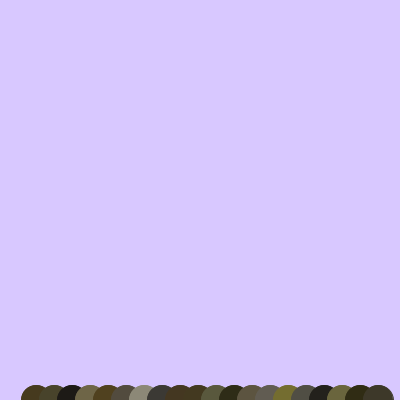
Frame 1 (no input)
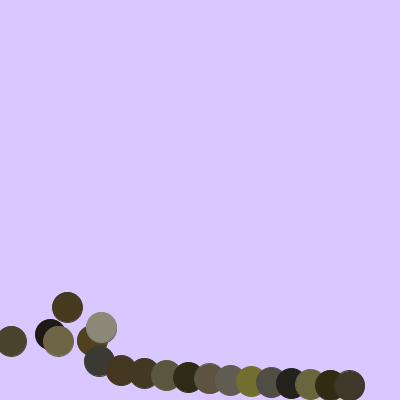
Frame 60 (the mouse pressed at the canvas centre just before this capture)
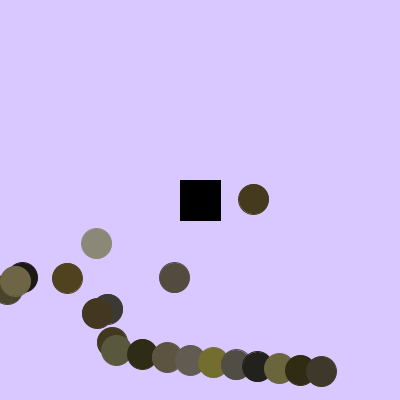
Frame 120 (the mouse held since frame 60 and released just before this capture)

The Processing sketch that drew these frames (run headless with seeded random() and noise(); from frame 60 on, the mouse is pressed at the canvas centre):

// Processing sketch: processing_139678
// ── processing_139678.pde

//People in a Crowd:
//This project simulates motion in a crowd.  The people objects move up the screen, like they are walking.  Theoretically, the path of the humans would 
//make sense from a biological standpoint, but at the moment, due to the complexities of avoiding intersection, the people do not look like they are walking on a predetermined path.
//Also, the obstacle of a trashcan is introduced, and the people should avoid it as it appears (not working yet).
//Most of the code written by Sonia Martin, with help from these people, resources, and books:
//Copied code from book sources are noted in the code.
//References:
//Ms. Freed
//Classmates
//-http://www.mehdimoussaid.com/archives/58
//-Youtube video: http://www.youtube.com/watch?v=ifimWFs5-hc
//(Crowds begin at 2:00, and object avoidance begins at 3:00.)
//-The Nature of Code book by Daniel Shiffman
//Generative Design book by Hartmut Bohnacker, Benedikt Gross, Julia Laub, and Claudius Lazzeroni
//Processing references, both online and in a print source

//This is the number of unique Humans that appear and continue to run through the program
int numberOfHumans = 20;
//These declare variables for the background color:
int enviro1=1;
int enviro2=1;
int enviro3=1;
//Declares Human and Obstacle objects
Human[] people= new Human[numberOfHumans];
Obstacle trashcan;
boolean intersection;

void setup() {
  //These determine the random background color:
  enviro1= int(random(400));
  enviro2= int(random(300));
  enviro3 = int(random(200, 400));
  colorMode(HSB, 360);
  size(400, 400);
  rectMode(CENTER);
  //Delcares new Obstacle, the trashcan, at the location of the mouse (at the moment):
  trashcan = new Obstacle(mouseX, mouseY, 40, 40, false);
  for (int i=0; i<numberOfHumans; i++) {
    //creates a unique location and velocity for each human
    people[i] = new Human((width/(numberOfHumans+2))*(i+2), height, (-i-2.0)/10.0, -(i+2.0)/5.0, 30);
  }
}
void draw() {
  //First, set the the background color at the beginning of each frame to avoid leaving a trail of objects.
  background(enviro1, enviro2, enviro3);
  //Almost everything else in the draw loop goes under a for loop so that the code can check each Human object in the people array.
  for (int i=0; i<numberOfHumans; i++) {
    //First, show the people:
    people[i].show();
    //This part is adapted from the Nature of Code book; it bounces the humans off the wall:
    if ((people[i].location.x+(people[i].radius/2) > width) || (people[i].location.x-(people[i].radius/2) < 0)) {
      //The x velocity is multiplied by -1, or, in other words, changes its direction from left ot right or vice versa.
      people[i].velocity.x = people[i].velocity.x * -1;
      // println("bounce");
    }
    people[i].move();
    //This nested for loop is to check for intersections: it checks all other people against the person selected in the first for loop. 
    for (int j=0; j<numberOfHumans; j++) {
      //Adapted code from my previous project, which is from the Generative Design Book
      //        boolean intersection = false;
      //        float d = dist(people[i].location.x, people[i].location.y, people[j].location.x, people[j].location.y);
      //        println("dist: "+d);
      //        if (d<(2*people[i].radius)) {
      //          intersection = true;
      //          // break;
      //        }
      // if (people[j].isTouching(people[i])<((people[i].radius/2)+(people[j].radius/2))) {

      //This asks if one person is touching any other object (see code in Human class below):
      if (people[j].isTouching(people[i])) {
        //        people[j].velocity=people[j].velocity.fromAngle(1/(people[j].velocity.heading()));
        //        people[i].velocity=people[i].velocity.fromAngle(1/(people[i].velocity.heading()));

        //This doesn't actually work, but in theory these few lines of code below and the if and else statements would make the people turn away from the other people it is touching.
        people[j].velocity.y = 1/people[j].velocity.y;
        people[i].velocity.y = 1/people[i].velocity.y;

        if (people[i].location.x>=people[j].location.x) {
          people[j].velocity.x = -1/people[j].velocity.x;
          people[i].velocity.x = 1/people[i].velocity.x;
          //   println(people[1].velocity.x);
        }
        else {
          people[j].velocity.x = 1/people[j].velocity.x;
          people[i].velocity.x = -1/people[i].velocity.x;
        }
      }
    }
    //Here, if any one person goes off the screen (they are all traveling upward), it wraps around and returns to the bottom of the screen.
    if (people[i].location.y<0) {
      people[i].location.y = height;
    }

    //people[i].move();
  }
  //people[i].show();
  //for (int i=0; i<numberOfHumans; i++) {
  //  people[i].move();
  //}
  // println("velocity1.x: "+ people[1].velocity.x+"x: "+people[1].location.x+"; y: "+people[1].location.y);
  //println("velocity0.x: "+ people[0].velocity.x+"x: "+people[0].location.x+"; y: "+people[0].location.y);

  //When the mouse is pressed, the trashcan appears where your cursor is:
  if (mousePressed) {
    trashcan.x=mouseX;
    trashcan.y=mouseY;
    trashcan.show = true;
  }
  trashcan.show();
  //  for (int i=0; i<numberOfHumans; i++) {
  //    if (people[i].isTouching(trashcan));
  //    people[i].velocity.x=people[i].velocity.x*-1;
  //    people[i].velocity.y=people[i].velocity.y*-1;
  //  }
}

class Human {
  //will create a different hair color for each person:
  int hairColor1;
  int hairColor2;
  int hairColor3;
  //both the location and velocity of each person is different and they are both PVectors.
  PVector location;
  PVector velocity;
  int radius;
  //Constructor: creates hair color, location, radius, and velocity for each human.
  Human(int tempX, int tempY, float tempVX, float tempVY, int tempRadius) {
    hairColor1 = int(random(39, 60));
    hairColor2 = int(random(39, 230));
    hairColor3 = int(random(39, 230));
    location = new PVector(tempX, tempY);
    velocity = new PVector (tempVX, tempVY);
    radius = tempRadius;
  }
  //Will test it any given person is touching any other person.
  boolean isTouching(Human other) {
    //distance between two people:
    float d = dist(other.location.x, other.location.y, location.x, location.y);
    //If the distance is less than the sum of both of the peoples' radii...
    if (d<((other.radius/2)+(radius/2))) {
      // println("touching");
      //If one person is being compared to itself, the distance is 0 and is messes up the code, so this line of code prevents it from thinking that it is intersecting with itself:
      if (this==other) {
        return false;
      }
      return true;
    }
    else {
      return false;
    }
  }

  //Does not work at the moment, but this code is very similar to the boolean above, except that is is comparing the distance between the trashcan and a particular person.
  boolean isTouching(Obstacle other) {
    //Parts of distance code adapted from Generative Designs book:
    float d = dist(other.x, other.y, location.x, location.y);
    if (d<((other.width1)+(radius/2))) {
      println("touching-trashcan");
      //      if (this==other) {
      //        return false;
      //      }
      return true;
    }
    else {
      return false;
    }
  }
  //This chunk of commented code returns the distance between the two circles.
  //  float isTouching1(Human other) {
  //    //if (this = other){
  //
  //    float d = dist(other.location.x, other.location.y, location.x, location.y);
  //    //d<((other.radius/2)+(radius/2))); 
  //    println(d);
  //    return d;
  //  }

  //Shows the human by drawing an ellipse with a fill and stroke of the previously determined hair color:
  void show() {
    stroke(hairColor1, hairColor2, hairColor3);
    fill(hairColor1, hairColor2, hairColor3);
    ellipse(location.x, location.y, radius, radius);
  }
  //Adds the location and velocity vectors to ultimately change the location of a person:
  void move() {
    location.add(velocity);
  }
}

class Obstacle {
  //Variables are x value, y value (in its center), width, height, and the boolean to show it.
  int x;
  int y;
  int width1;
  int height1;
  boolean show;
  //Constructor sets variable values, and uses the boolean show so that aftar the creation of the Obstacle, if the show function is called, it doesn't necessarily have to appear.  
  //This enables the trashcan to exist but not appear until the mouse is pressed, even though the draw loop mayu be running.
  Obstacle(int tempX, int tempY, int tempWidth, int tempHeight, boolean tempShow) {
    x= tempX;
    y= tempY;
    width1 = tempWidth;
    height1 = tempHeight;
    show = tempShow;
  }
  //Shows trashcan:
  void show() {
    if (show==true) {
      //From processing tutorials: use translate before rotate in rectMode(CENTER):
      //translate(width/2, height/2);
      //  rotate(PI/4);
      stroke(0, 0, 0);
      fill(0, 0, 0);
      rect(x, y, width1, height1);
    }
  }
}
